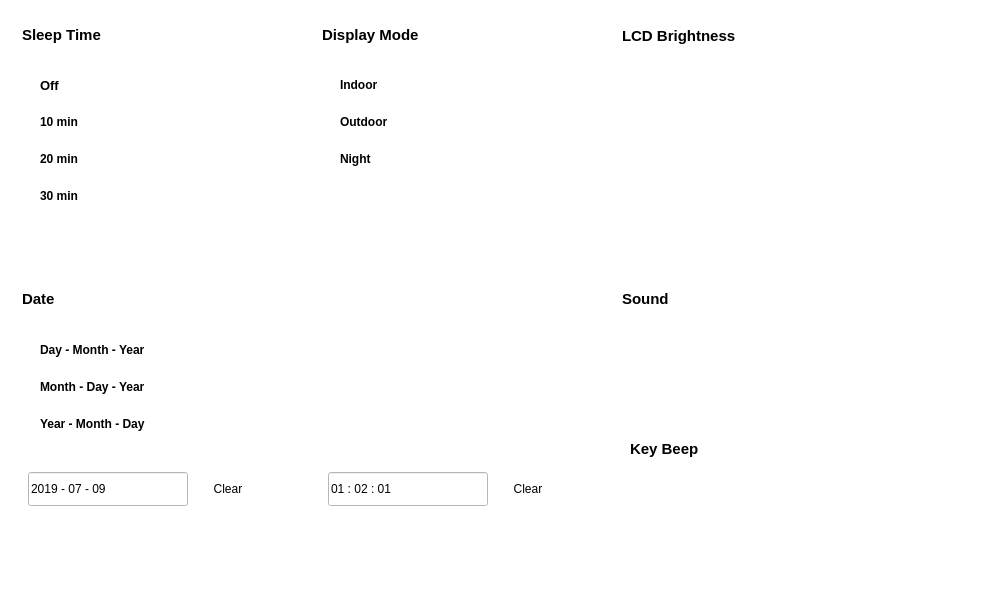
<?xml version="1.0" encoding="UTF-8"?>
<ui version="4.0">
 <class>dsdtset</class>
 <widget class="QWidget" name="dsdtset">
  <property name="geometry">
   <rect>
    <x>0</x>
    <y>0</y>
    <width>996</width>
    <height>598</height>
   </rect>
  </property>
  <property name="windowTitle">
   <string>Form</string>
  </property>
  <property name="styleSheet">
   <string notr="true">background-color: rgba(255, 255, 255,1);</string>
  </property>
  <property name="pltdismode" stdset="0">
   <string>indoor</string>
  </property>
  <widget class="QWidget" name="widget_2" native="true">
   <property name="geometry">
    <rect>
     <x>0</x>
     <y>0</y>
     <width>996</width>
     <height>598</height>
    </rect>
   </property>
   <property name="styleSheet">
    <string notr="true">QLabel{font: 11pt &quot;Arial&quot;;font-weight:Bold;}
QPushButton{border: none;}

#horizontalSlider_2::groove:horizontal {
border: flat;
background: transparent;
height: 40px;
}
#horizontalSlider_2{
   border: flat;
background-color: transparent;
}
#horizontalSlider_2::handle:horizontal {
border: flat;
width: 14px;
height:35px;
margin-top: 2px;
}
#dsdtset[pltdismode=&quot;night&quot;] #widget_2
{	
background-color: rgb(0, 0, 0);
}
#dsdtset[pltdismode=&quot;indoor&quot;] #widget_2
{	
background-color:white;
}</string>
   </property>
   <widget class="Line" name="line_4">
    <property name="geometry">
     <rect>
      <x>22</x>
      <y>47</y>
      <width>250</width>
      <height>2</height>
     </rect>
    </property>
    <property name="styleSheet">
     <string notr="true">#dsdtset[pltdismode=&quot;indoor&quot;] #line_4
 {
background-color:rgba(6,62,97,1);	
}
#dsdtset[pltdismode=&quot;night&quot;] #line_4
 {
background-color:rgba(7,97,116,1);
}</string>
    </property>
    <property name="lineWidth">
     <number>0</number>
    </property>
    <property name="orientation">
     <enum>Qt::Horizontal</enum>
    </property>
   </widget>
   <widget class="QLabel" name="label_4">
    <property name="geometry">
     <rect>
      <x>22</x>
      <y>26</y>
      <width>153</width>
      <height>17</height>
     </rect>
    </property>
    <property name="font">
     <font>
      <family>Arial</family>
      <pointsize>11</pointsize>
      <weight>75</weight>
      <italic>false</italic>
      <bold>true</bold>
     </font>
    </property>
    <property name="styleSheet">
     <string notr="true">#dsdtset[pltdismode=&quot;indoor&quot;] QLabel 
 {
color:rgba(6,62,97,1);
	background-color: white;
}
#dsdtset[pltdismode=&quot;night&quot;] QLabel 
 {
color:rgba(7,97,116,1);
	background-color: black;
}</string>
    </property>
    <property name="text">
     <string>Sleep Time</string>
    </property>
   </widget>
   <widget class="Line" name="line_5">
    <property name="geometry">
     <rect>
      <x>322</x>
      <y>47</y>
      <width>250</width>
      <height>2</height>
     </rect>
    </property>
    <property name="styleSheet">
     <string notr="true">#dsdtset[pltdismode=&quot;indoor&quot;] #line_5
 {
background-color:rgba(6,62,97,1);	
}
#dsdtset[pltdismode=&quot;night&quot;] #line_5
 {
background-color:rgba(7,97,116,1);
}</string>
    </property>
    <property name="lineWidth">
     <number>0</number>
    </property>
    <property name="orientation">
     <enum>Qt::Horizontal</enum>
    </property>
   </widget>
   <widget class="QLabel" name="label_5">
    <property name="geometry">
     <rect>
      <x>322</x>
      <y>26</y>
      <width>111</width>
      <height>17</height>
     </rect>
    </property>
    <property name="font">
     <font>
      <family>Arial</family>
      <pointsize>11</pointsize>
      <weight>75</weight>
      <italic>false</italic>
      <bold>true</bold>
     </font>
    </property>
    <property name="styleSheet">
     <string notr="true">#dsdtset[pltdismode=&quot;indoor&quot;] QLabel 
 {
color:rgba(6,62,97,1);
	background-color: white;
}
#dsdtset[pltdismode=&quot;night&quot;] QLabel 
 {
color:rgba(7,97,116,1);
	background-color: black;
}</string>
    </property>
    <property name="text">
     <string>Display Mode</string>
    </property>
   </widget>
   <widget class="Line" name="line_6">
    <property name="geometry">
     <rect>
      <x>622</x>
      <y>47</y>
      <width>250</width>
      <height>2</height>
     </rect>
    </property>
    <property name="styleSheet">
     <string notr="true">#dsdtset[pltdismode=&quot;indoor&quot;] #line_6
 {
background-color:rgba(6,62,97,1);	
}
#dsdtset[pltdismode=&quot;night&quot;] #line_6
 {
background-color:rgba(7,97,116,1);
}</string>
    </property>
    <property name="lineWidth">
     <number>0</number>
    </property>
    <property name="orientation">
     <enum>Qt::Horizontal</enum>
    </property>
   </widget>
   <widget class="QLabel" name="label_6">
    <property name="geometry">
     <rect>
      <x>622</x>
      <y>27</y>
      <width>161</width>
      <height>17</height>
     </rect>
    </property>
    <property name="font">
     <font>
      <family>Arial</family>
      <pointsize>11</pointsize>
      <weight>75</weight>
      <italic>false</italic>
      <bold>true</bold>
     </font>
    </property>
    <property name="styleSheet">
     <string notr="true">#dsdtset[pltdismode=&quot;indoor&quot;] QLabel 
 {
color:rgba(6,62,97,1);
	background-color: white;
}
#dsdtset[pltdismode=&quot;night&quot;] QLabel 
 {
color:rgba(7,97,116,1);
	background-color: black;
}</string>
    </property>
    <property name="text">
     <string>LCD Brightness</string>
    </property>
   </widget>
   <widget class="Line" name="line_7">
    <property name="geometry">
     <rect>
      <x>22</x>
      <y>311</y>
      <width>250</width>
      <height>2</height>
     </rect>
    </property>
    <property name="styleSheet">
     <string notr="true">#dsdtset[pltdismode=&quot;indoor&quot;] #line_7
 {
background-color:rgba(6,62,97,1);	
}
#dsdtset[pltdismode=&quot;night&quot;] #line_7
 {
background-color:rgba(7,97,116,1);
}</string>
    </property>
    <property name="lineWidth">
     <number>0</number>
    </property>
    <property name="orientation">
     <enum>Qt::Horizontal</enum>
    </property>
   </widget>
   <widget class="QLabel" name="label_7">
    <property name="geometry">
     <rect>
      <x>22</x>
      <y>290</y>
      <width>61</width>
      <height>17</height>
     </rect>
    </property>
    <property name="font">
     <font>
      <family>Arial</family>
      <pointsize>11</pointsize>
      <weight>75</weight>
      <italic>false</italic>
      <bold>true</bold>
     </font>
    </property>
    <property name="styleSheet">
     <string notr="true">#dsdtset[pltdismode=&quot;indoor&quot;] QLabel 
 {
color:rgba(6,62,97,1);
	background-color: white;
}
#dsdtset[pltdismode=&quot;night&quot;] QLabel 
 {
color:rgba(7,97,116,1);
	background-color: black;
}</string>
    </property>
    <property name="text">
     <string>Date</string>
    </property>
   </widget>
   <widget class="QPushButton" name="pushButton_7">
    <property name="geometry">
     <rect>
      <x>30</x>
      <y>68</y>
      <width>160</width>
      <height>34</height>
     </rect>
    </property>
    <property name="font">
     <font>
      <family>Arial</family>
      <pointsize>10</pointsize>
      <weight>75</weight>
      <italic>false</italic>
      <bold>true</bold>
     </font>
    </property>
    <property name="layoutDirection">
     <enum>Qt::LeftToRight</enum>
    </property>
    <property name="styleSheet">
     <string notr="true">#dsdtset[pltdismode=&quot;indoor&quot;] QPushButton
{
color: rgb(105, 105, 105);
background-color: rgb(211, 211, 211);
}
#dsdtset[pltdismode=&quot;night&quot;] QPushButton
{
color: rgb(250,218,166);
background-color: rgb(24,23,20);
}
#dsdtset[pltdismode=&quot;indoor&quot;] QPushButton:checked
{
background-color: rgb(255, 181, 0);
color: rgb(57, 57, 57);
}
#dsdtset[pltdismode=&quot;night&quot;] QPushButton:checked
{
background-color: rgb(255, 156, 0);
color: rgb(0, 0, 0);
}
QPushButton{
padding-left:10px;text-align:left;
font: 10pt &quot;Arial&quot;;
font-weight:Bold;
}</string>
    </property>
    <property name="text">
     <string>Off</string>
    </property>
    <property name="checkable">
     <bool>true</bool>
    </property>
    <property name="checked">
     <bool>true</bool>
    </property>
    <attribute name="buttonGroup">
     <string notr="true">buttonGroup_2</string>
    </attribute>
   </widget>
   <widget class="QPushButton" name="pushButton_8">
    <property name="geometry">
     <rect>
      <x>30</x>
      <y>105</y>
      <width>160</width>
      <height>34</height>
     </rect>
    </property>
    <property name="styleSheet">
     <string notr="true">#dsdtset[pltdismode=&quot;indoor&quot;] QPushButton
{
color: rgb(105, 105, 105);
background-color: rgb(211, 211, 211);
}
#dsdtset[pltdismode=&quot;night&quot;] QPushButton
{
color: rgb(250,218,166);
background-color: rgb(24,23,20);
}
#dsdtset[pltdismode=&quot;indoor&quot;] QPushButton:checked
{
background-color: rgb(255, 181, 0);
color: rgb(57, 57, 57);
}
#dsdtset[pltdismode=&quot;night&quot;] QPushButton:checked
{
background-color: rgb(255, 156, 0);
color: rgb(0, 0, 0);
}
QPushButton{
padding-left:10px;text-align:left;
font: 10pt &quot;Arial&quot;;
font-weight:Bold;
}</string>
    </property>
    <property name="text">
     <string>10 min</string>
    </property>
    <property name="checkable">
     <bool>true</bool>
    </property>
    <attribute name="buttonGroup">
     <string notr="true">buttonGroup_2</string>
    </attribute>
   </widget>
   <widget class="QPushButton" name="pushButton_9">
    <property name="geometry">
     <rect>
      <x>30</x>
      <y>142</y>
      <width>160</width>
      <height>34</height>
     </rect>
    </property>
    <property name="styleSheet">
     <string notr="true">#dsdtset[pltdismode=&quot;indoor&quot;] QPushButton
{
color: rgb(105, 105, 105);
background-color: rgb(211, 211, 211);
}
#dsdtset[pltdismode=&quot;night&quot;] QPushButton
{
color: rgb(250,218,166);
background-color: rgb(24,23,20);
}
#dsdtset[pltdismode=&quot;indoor&quot;] QPushButton:checked
{
background-color: rgb(255, 181, 0);
color: rgb(57, 57, 57);
}
#dsdtset[pltdismode=&quot;night&quot;] QPushButton:checked
{
background-color: rgb(255, 156, 0);
color: rgb(0, 0, 0);
}
QPushButton{
padding-left:10px;text-align:left;
font: 10pt &quot;Arial&quot;;
font-weight:Bold;
}</string>
    </property>
    <property name="text">
     <string>20 min</string>
    </property>
    <property name="checkable">
     <bool>true</bool>
    </property>
    <attribute name="buttonGroup">
     <string notr="true">buttonGroup_2</string>
    </attribute>
   </widget>
   <widget class="QPushButton" name="pushButton_10">
    <property name="geometry">
     <rect>
      <x>30</x>
      <y>179</y>
      <width>160</width>
      <height>34</height>
     </rect>
    </property>
    <property name="styleSheet">
     <string notr="true">#dsdtset[pltdismode=&quot;indoor&quot;] QPushButton
{
color: rgb(105, 105, 105);
background-color: rgb(211, 211, 211);
}
#dsdtset[pltdismode=&quot;night&quot;] QPushButton
{
color: rgb(250,218,166);
background-color: rgb(24,23,20);
}
#dsdtset[pltdismode=&quot;indoor&quot;] QPushButton:checked
{
background-color: rgb(255, 181, 0);
color: rgb(57, 57, 57);
}
#dsdtset[pltdismode=&quot;night&quot;] QPushButton:checked
{
background-color: rgb(255, 156, 0);
color: rgb(0, 0, 0);
}
QPushButton{
padding-left:10px;text-align:left;
font: 10pt &quot;Arial&quot;;
font-weight:Bold;
}</string>
    </property>
    <property name="text">
     <string>30 min</string>
    </property>
    <property name="checkable">
     <bool>true</bool>
    </property>
    <attribute name="buttonGroup">
     <string notr="true">buttonGroup_2</string>
    </attribute>
   </widget>
   <widget class="QPushButton" name="pushButton_12">
    <property name="geometry">
     <rect>
      <x>330</x>
      <y>68</y>
      <width>160</width>
      <height>34</height>
     </rect>
    </property>
    <property name="styleSheet">
     <string notr="true">#dsdtset[pltdismode=&quot;indoor&quot;] QPushButton
{
color: rgb(105, 105, 105);
background-color: rgb(211, 211, 211);
}
#dsdtset[pltdismode=&quot;night&quot;] QPushButton
{
color: rgb(250,218,166);
background-color: rgb(24,23,20);
}
#dsdtset[pltdismode=&quot;indoor&quot;] QPushButton:checked
{
background-color: rgb(255, 181, 0);
color: rgb(57, 57, 57);
}
#dsdtset[pltdismode=&quot;night&quot;] QPushButton:checked
{
background-color: rgb(255, 156, 0);
color: rgb(0, 0, 0);
}
QPushButton{
padding-left:10px;text-align:left;
font: 10pt &quot;Arial&quot;;
font-weight:Bold;
}</string>
    </property>
    <property name="text">
     <string>Indoor</string>
    </property>
    <property name="checkable">
     <bool>true</bool>
    </property>
    <property name="checked">
     <bool>true</bool>
    </property>
    <attribute name="buttonGroup">
     <string notr="true">buttonGroup_3</string>
    </attribute>
   </widget>
   <widget class="QPushButton" name="pushButton_13">
    <property name="geometry">
     <rect>
      <x>330</x>
      <y>105</y>
      <width>160</width>
      <height>34</height>
     </rect>
    </property>
    <property name="styleSheet">
     <string notr="true">#dsdtset[pltdismode=&quot;indoor&quot;] QPushButton
{
color: rgb(105, 105, 105);
background-color: rgb(211, 211, 211);
}
#dsdtset[pltdismode=&quot;night&quot;] QPushButton
{
color: rgb(250,218,166);
background-color: rgb(24,23,20);
}
#dsdtset[pltdismode=&quot;indoor&quot;] QPushButton:checked
{
background-color: rgb(255, 181, 0);
color: rgb(57, 57, 57);
}
#dsdtset[pltdismode=&quot;night&quot;] QPushButton:checked
{
background-color: rgb(255, 156, 0);
color: rgb(0, 0, 0);
}
QPushButton{
padding-left:10px;text-align:left;
font: 10pt &quot;Arial&quot;;
font-weight:Bold;
}</string>
    </property>
    <property name="text">
     <string>Outdoor</string>
    </property>
    <property name="checkable">
     <bool>true</bool>
    </property>
    <attribute name="buttonGroup">
     <string notr="true">buttonGroup_3</string>
    </attribute>
   </widget>
   <widget class="QPushButton" name="pushButton_14">
    <property name="geometry">
     <rect>
      <x>330</x>
      <y>142</y>
      <width>160</width>
      <height>34</height>
     </rect>
    </property>
    <property name="styleSheet">
     <string notr="true">#dsdtset[pltdismode=&quot;indoor&quot;] QPushButton
{
color: rgb(105, 105, 105);
background-color: rgb(211, 211, 211);
}
#dsdtset[pltdismode=&quot;night&quot;] QPushButton
{
color: rgb(250,218,166);
background-color: rgb(24,23,20);
}
#dsdtset[pltdismode=&quot;indoor&quot;] QPushButton:checked
{
background-color: rgb(255, 181, 0);
color: rgb(57, 57, 57);
}
#dsdtset[pltdismode=&quot;night&quot;] QPushButton:checked
{
background-color: rgb(255, 156, 0);
color: rgb(0, 0, 0);
}
QPushButton{
padding-left:10px;text-align:left;
font: 10pt &quot;Arial&quot;;
font-weight:Bold;
}</string>
    </property>
    <property name="text">
     <string>Night</string>
    </property>
    <property name="checkable">
     <bool>true</bool>
    </property>
    <attribute name="buttonGroup">
     <string notr="true">buttonGroup_3</string>
    </attribute>
   </widget>
   <widget class="QLabel" name="label_9">
    <property name="geometry">
     <rect>
      <x>622</x>
      <y>290</y>
      <width>77</width>
      <height>17</height>
     </rect>
    </property>
    <property name="font">
     <font>
      <family>Arial</family>
      <pointsize>11</pointsize>
      <weight>75</weight>
      <italic>false</italic>
      <bold>true</bold>
     </font>
    </property>
    <property name="styleSheet">
     <string notr="true"> #dsdtset[pltdismode=&quot;indoor&quot;] QLabel 
 {
color:rgba(6,62,97,1);
	background-color: white;
}
#dsdtset[pltdismode=&quot;night&quot;] QLabel 
 {
color:rgba(7,97,116,1);
	background-color: black;
}</string>
    </property>
    <property name="text">
     <string>Sound</string>
    </property>
   </widget>
   <widget class="Line" name="line_9">
    <property name="geometry">
     <rect>
      <x>622</x>
      <y>311</y>
      <width>250</width>
      <height>2</height>
     </rect>
    </property>
    <property name="styleSheet">
     <string notr="true">#dsdtset[pltdismode=&quot;indoor&quot;] #line_9
 {
background-color:rgba(6,62,97,1);	
}
#dsdtset[pltdismode=&quot;night&quot;] #line_9
 {
background-color:rgba(7,97,116,1);
}</string>
    </property>
    <property name="lineWidth">
     <number>0</number>
    </property>
    <property name="orientation">
     <enum>Qt::Horizontal</enum>
    </property>
   </widget>
   <widget class="QPushButton" name="soundswithbtn">
    <property name="geometry">
     <rect>
      <x>630</x>
      <y>346</y>
      <width>46</width>
      <height>46</height>
     </rect>
    </property>
    <property name="layoutDirection">
     <enum>Qt::LeftToRight</enum>
    </property>
    <property name="styleSheet">
     <string notr="true">QPushButton
{
	border-image: url(:/bit/image/icn_sound.png);
}</string>
    </property>
    <property name="text">
     <string/>
    </property>
   </widget>
   <widget class="QSlider" name="horizontalSlider">
    <property name="geometry">
     <rect>
      <x>630</x>
      <y>69</y>
      <width>250</width>
      <height>40</height>
     </rect>
    </property>
    <property name="styleSheet">
     <string notr="true">#dsdtset[pltdismode=&quot;indoor&quot;] QSlider
{border-image: url(:/bit/image/brightness_bar.png);}
#dsdtset[pltdismode=&quot;night&quot;] QSlider
{border-image: url(:/bit/image/brightness_night_bar.png);}

QSlider::groove:horizontal {
/*border: 1px solid #bbb;*/
background: transparent;
height: 40px;
border-radius: 4px;
}
#dsdtset[pltdismode=&quot;indoor&quot;] QSlider::handle:horizontal {
border: flat;
width: 7px;
height:35px;
margin-top: 2px;
background-image: url(:/bit/image/handler_nor.png);
}
#dsdtset[pltdismode=&quot;indoor&quot;] QSlider::handle:horizontal:pressed{
background-image: url(:/bit/image/handler_click.png);
}

#dsdtset[pltdismode=&quot;night&quot;] QSlider::handle:horizontal {
border: flat;
width: 7px;
height:35px;
margin-top: 2px;
background-image: url(:/bit/image/hand_night_nor.png);
}
#dsdtset[pltdismode=&quot;night&quot;] QSlider::handle:horizontal:pressed{
background-image: url(:/bit/image/hand_night_click.png);
}</string>
    </property>
    <property name="minimum">
     <number>1</number>
    </property>
    <property name="maximum">
     <number>5</number>
    </property>
    <property name="pageStep">
     <number>1</number>
    </property>
    <property name="value">
     <number>2</number>
    </property>
    <property name="orientation">
     <enum>Qt::Horizontal</enum>
    </property>
    <property name="tickPosition">
     <enum>QSlider::NoTicks</enum>
    </property>
    <property name="tickInterval">
     <number>0</number>
    </property>
   </widget>
   <widget class="QPushButton" name="date1btn">
    <property name="geometry">
     <rect>
      <x>30</x>
      <y>333</y>
      <width>160</width>
      <height>34</height>
     </rect>
    </property>
    <property name="styleSheet">
     <string notr="true">#dsdtset[pltdismode=&quot;indoor&quot;] QPushButton
{
color: rgb(105, 105, 105);
background-color: rgb(211, 211, 211);
}
#dsdtset[pltdismode=&quot;night&quot;] QPushButton
{
color: rgb(250,218,166);
background-color: rgb(24,23,20);
}
#dsdtset[pltdismode=&quot;indoor&quot;] QPushButton:checked
{
background-color: rgb(255, 181, 0);
color: rgb(57, 57, 57);
}
#dsdtset[pltdismode=&quot;night&quot;] QPushButton:checked
{
background-color: rgb(255, 156, 0);
color: rgb(0, 0, 0);
}
QPushButton{
padding-left:10px;text-align:left;
font: 10pt &quot;Arial&quot;;
font-weight:Bold;
}</string>
    </property>
    <property name="text">
     <string>Day - Month - Year</string>
    </property>
    <property name="checkable">
     <bool>true</bool>
    </property>
    <attribute name="buttonGroup">
     <string notr="true">buttonGroup</string>
    </attribute>
   </widget>
   <widget class="QPushButton" name="date2btn">
    <property name="geometry">
     <rect>
      <x>30</x>
      <y>370</y>
      <width>160</width>
      <height>34</height>
     </rect>
    </property>
    <property name="styleSheet">
     <string notr="true">#dsdtset[pltdismode=&quot;indoor&quot;] QPushButton
{
color: rgb(105, 105, 105);
background-color: rgb(211, 211, 211);
}
#dsdtset[pltdismode=&quot;night&quot;] QPushButton
{
color: rgb(250,218,166);
background-color: rgb(24,23,20);
}
#dsdtset[pltdismode=&quot;indoor&quot;] QPushButton:checked
{
background-color: rgb(255, 181, 0);
color: rgb(57, 57, 57);
}
#dsdtset[pltdismode=&quot;night&quot;] QPushButton:checked
{
background-color: rgb(255, 156, 0);
color: rgb(0, 0, 0);
}
QPushButton{
padding-left:10px;text-align:left;
font: 10pt &quot;Arial&quot;;
font-weight:Bold;
}</string>
    </property>
    <property name="text">
     <string>Month - Day - Year</string>
    </property>
    <property name="checkable">
     <bool>true</bool>
    </property>
    <attribute name="buttonGroup">
     <string notr="true">buttonGroup</string>
    </attribute>
   </widget>
   <widget class="QPushButton" name="date3btn">
    <property name="geometry">
     <rect>
      <x>30</x>
      <y>407</y>
      <width>160</width>
      <height>34</height>
     </rect>
    </property>
    <property name="styleSheet">
     <string notr="true">#dsdtset[pltdismode=&quot;indoor&quot;] QPushButton
{
color: rgb(105, 105, 105);
background-color: rgb(211, 211, 211);
}
#dsdtset[pltdismode=&quot;night&quot;] QPushButton
{
color: rgb(250,218,166);
background-color: rgb(24,23,20);
}
#dsdtset[pltdismode=&quot;indoor&quot;] QPushButton:checked
{
background-color: rgb(255, 181, 0);
color: rgb(57, 57, 57);
}
#dsdtset[pltdismode=&quot;night&quot;] QPushButton:checked
{
background-color: rgb(255, 156, 0);
color: rgb(0, 0, 0);
}
QPushButton{
padding-left:10px;text-align:left;
font: 10pt &quot;Arial&quot;;
font-weight:Bold;
}</string>
    </property>
    <property name="text">
     <string>Year - Month - Day</string>
    </property>
    <property name="checkable">
     <bool>true</bool>
    </property>
    <property name="checked">
     <bool>true</bool>
    </property>
    <attribute name="buttonGroup">
     <string notr="true">buttonGroup</string>
    </attribute>
   </widget>
   <widget class="QSlider" name="horizontalSlider_2">
    <property name="geometry">
     <rect>
      <x>676</x>
      <y>333</y>
      <width>190</width>
      <height>48</height>
     </rect>
    </property>
    <property name="styleSheet">
     <string notr="true">#dsdtset[pltdismode=&quot;indoor&quot;] #horizontalSlider_2
{
	background-image: url(:/bit/image/sound_3.png);
}
#dsdtset[pltdismode=&quot;night&quot;] #horizontalSlider_2
{
	background-image: url(:/bit/image/VOICE3.png);
}</string>
    </property>
    <property name="maximum">
     <number>9</number>
    </property>
    <property name="pageStep">
     <number>1</number>
    </property>
    <property name="value">
     <number>4</number>
    </property>
    <property name="orientation">
     <enum>Qt::Horizontal</enum>
    </property>
   </widget>
   <widget class="QPushButton" name="keybeepbtn">
    <property name="geometry">
     <rect>
      <x>630</x>
      <y>470</y>
      <width>90</width>
      <height>30</height>
     </rect>
    </property>
    <property name="styleSheet">
     <string notr="true">QPushButton
{
	background-image: url(:/bit/image/btn_radio_off_w90.png);
border-style: flat;
	background-color: transparent;
}

</string>
    </property>
    <property name="text">
     <string/>
    </property>
    <property name="flat">
     <bool>false</bool>
    </property>
   </widget>
   <widget class="QLabel" name="label_10">
    <property name="geometry">
     <rect>
      <x>630</x>
      <y>440</y>
      <width>77</width>
      <height>17</height>
     </rect>
    </property>
    <property name="font">
     <font>
      <family>Arial</family>
      <pointsize>11</pointsize>
      <weight>75</weight>
      <italic>false</italic>
      <bold>true</bold>
     </font>
    </property>
    <property name="styleSheet">
     <string notr="true"> #dsdtset[pltdismode=&quot;indoor&quot;] QLabel 
 {
color:rgba(6,62,97,1);
	background-color: white;
}
#dsdtset[pltdismode=&quot;night&quot;] QLabel 
 {
color:rgba(7,97,116,1);
	background-color: black;
}</string>
    </property>
    <property name="text">
     <string>Key Beep</string>
    </property>
   </widget>
   <widget class="QPushButton" name="pushButton">
    <property name="geometry">
     <rect>
      <x>188</x>
      <y>472</y>
      <width>80</width>
      <height>34</height>
     </rect>
    </property>
    <property name="styleSheet">
     <string notr="true">#dsdtset[pltdismode=&quot;indoor&quot;] QPushButton
{
	font:75 15px &quot;Arial&quot;;
	color:white;
	border-image: url(:/bit/image/keyBoard/night/btn_w70_normal.png);
}
QPushButton:pressed
{
	border-image: url(:/bit/image/keyBoard/indoor/btn_w55_click.png);
}

#dsdtset[pltdismode=&quot;night&quot;] QPushButton
{
	font:75 15px &quot;Arial&quot;;
	color: rgb(250,218,166);
	border-image: url(:/bit/image/click_night.png);
}</string>
    </property>
    <property name="text">
     <string>Clear</string>
    </property>
    <property name="flat">
     <bool>false</bool>
    </property>
   </widget>
   <widget class="QPushButton" name="pushButton_2">
    <property name="geometry">
     <rect>
      <x>488</x>
      <y>472</y>
      <width>80</width>
      <height>34</height>
     </rect>
    </property>
    <property name="styleSheet">
     <string notr="true">#dsdtset[pltdismode=&quot;indoor&quot;] QPushButton
{
	font:75 15px &quot;Arial&quot;;
	color:white;
	border-image: url(:/bit/image/keyBoard/night/btn_w70_normal.png);
}
QPushButton:pressed
{
	border-image: url(:/bit/image/keyBoard/indoor/btn_w55_click.png);
}

#dsdtset[pltdismode=&quot;night&quot;] QPushButton
{
	font:75 15px &quot;Arial&quot;;
	color: rgb(250,218,166);
	border-image: url(:/bit/image/click_night.png);
}</string>
    </property>
    <property name="text">
     <string>Clear</string>
    </property>
   </widget>
   <widget class="focuslinedit" name="DateEdit">
    <property name="geometry">
     <rect>
      <x>28</x>
      <y>472</y>
      <width>160</width>
      <height>34</height>
     </rect>
    </property>
    <property name="styleSheet">
     <string notr="true">#dsdtset[pltdismode=&quot;indoor&quot;] QLineEdit
{
font:75 18px &quot;Arial&quot;;
border-image: url(:/bit/image/input_box_w180.png);
padding-left:10px;
color: rgba(0, 42, 94, 1);
}
#dsdtset[pltdismode=&quot;outdoor&quot;] QLineEdit
{
font:75 18px &quot;Arial&quot;;
border-image: url(:/bit/image/input_box_w180.png);
padding-left:10px;
color: rgba(0, 42, 94, 1);
}
#dsdtset[pltdismode=&quot;night&quot;] QLineEdit
{
border-image: url(:/bit/image/input_box_night.png);
font:75 18px &quot;Arial&quot;;
padding-left:10px;
color: rgba(7,97,116, 1);
}</string>
    </property>
    <property name="text">
     <string>2019 - 07 - 09</string>
    </property>
    <property name="readOnly">
     <bool>true</bool>
    </property>
   </widget>
   <widget class="focuslinedit" name="TimeEdit">
    <property name="geometry">
     <rect>
      <x>328</x>
      <y>472</y>
      <width>160</width>
      <height>34</height>
     </rect>
    </property>
    <property name="styleSheet">
     <string notr="true">#dsdtset[pltdismode=&quot;indoor&quot;] QLineEdit
{
font:75 18px &quot;Arial&quot;;
border-image: url(:/bit/image/input_box_w180.png);
padding-left:10px;
color: rgba(0, 42, 94, 1);
}
#dsdtset[pltdismode=&quot;outdoor&quot;] QLineEdit
{
font:75 18px &quot;Arial&quot;;
border-image: url(:/bit/image/input_box_w180.png);
padding-left:10px;
color: rgba(0, 42, 94, 1);
}
#dsdtset[pltdismode=&quot;night&quot;] QLineEdit
{
font:75 18px &quot;Arial&quot;;
border-image: url(:/bit/image/input_box_night.png);
padding-left:10px;
color: rgba(7,97,116, 1);
}</string>
    </property>
    <property name="text">
     <string>01 : 02 : 01</string>
    </property>
    <property name="readOnly">
     <bool>true</bool>
    </property>
   </widget>
  </widget>
 </widget>
 <customwidgets>
  <customwidget>
   <class>focuslinedit</class>
   <extends>QLineEdit</extends>
   <header location="global">focuslinedit.h</header>
   <slots>
    <signal>loseFocus()</signal>
    <signal>clicked()</signal>
   </slots>
  </customwidget>
 </customwidgets>
 <resources/>
 <connections/>
 <buttongroups>
  <buttongroup name="buttonGroup_2"/>
  <buttongroup name="buttonGroup"/>
  <buttongroup name="buttonGroup_3"/>
 </buttongroups>
</ui>
